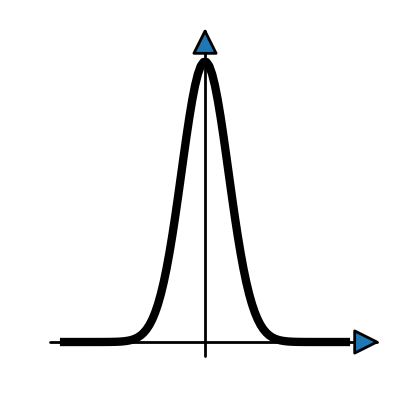

Write the Python code that produced this figure.
import numpy as np
import matplotlib.pyplot as plt
import math
import mpl_toolkits.axisartist as axisartist
def normal_distribution(x, mean, sigma):
    return np.exp(-1*((x-mean)**2)/(2*(sigma**2)))/(math.sqrt(2*np.pi) * sigma)

fig = plt.figure(figsize=(2, 2))
#使用axisartist.Subplot方法创建一个绘图区对象ax
ax = axisartist.Subplot(fig, 111)
#将绘图区对象添加到画布中
fig.add_axes(ax)
mean, sigma = 0, 1
x= np.linspace(mean - 6*sigma, mean + 6*sigma, 100)

y = normal_distribution(x, mean, sigma)
plt.plot(x, y, 'k',linewidth=3, label='m=0,sig=1')

ax.axis[:].set_visible(False)

#ax.new_floating_axis代表添加新的坐标轴
ax.axis["x"] = ax.new_floating_axis(0,0)
#给x坐标轴加上箭头
ax.axis["x"].set_axisline_style("-|>", size = 2.0)
#添加y坐标轴，且加上箭头
ax.axis["y"] = ax.new_floating_axis(1,0)
ax.axis["y"].set_axisline_style("-|>", size = 2.0)
#设置x、y轴上刻度显示方向
ax.axis["x"].set_axis_direction("top")
ax.axis["y"].set_axis_direction("right")
plt.xticks([])
plt.yticks([])
"""
plt.xticks([])
plt.yticks([])
ax=plt.gca()
ax.spines['right'].set_color('none')
ax.spines['top'].set_color('none')
"""
#plt.legend()
#plt.grid()
plt.savefig("gaussian_distribution",dpi=200)
plt.show()